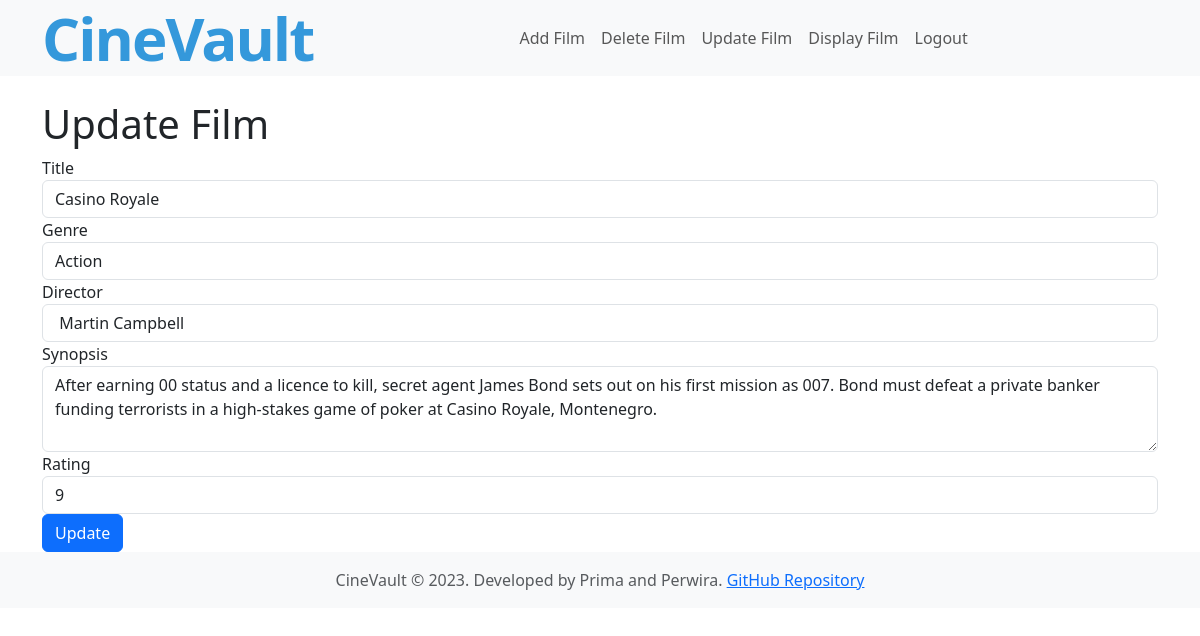
/php/filmupdate.php?id=2 (signed in), run on the app's committed database.
### tables this page shows
CREATE TABLE `films` (
  `id` int(6) UNSIGNED NOT NULL,
  `poster` varchar(255) NOT NULL,
  `judul` varchar(100) NOT NULL,
  `genre` varchar(50) NOT NULL,
  `sutradara` varchar(100) NOT NULL,
  `sinopsis` text DEFAULT NULL,
  `rating` float DEFAULT NULL
);

### php/filmupdate.php (the view, shortened to what this page needs)
<?php
include 'connect.php';
if(isset($_GET['id'])) {
    $id = $_GET['id'];
    $query = "SELECT * FROM films WHERE id = $id";
    $result = mysqli_query($conn, $query);
    if(mysqli_num_rows($result) == 1) {
        $row = mysqli_fetch_assoc($result);
    ?>
    <!DOCTYPE html>
    <html lang="en">
    <head>
        <link href="https://cdn.jsdelivr.net/npm/bootstrap@5.3.2/dist/css/bootstrap.min.css" rel="stylesheet">
    <script src="https://cdn.jsdelivr.net/npm/bootstrap@5.3.2/dist/js/bootstrap.bundle.min.js"></script>    </head>
    <body>
        <?php include '../template/navbar.php'; ?>
        <div class="container mt-4">
            <h1>Update Film</h1>
            <form method="post">
                <div class="form-group">
                    <label for="title">Title</label>
                    <input type="text" class="form-control" id="title" name="title" value="<?php echo $row['judul']; ?>" required>
                </div>
                <div class="form-group">
                    <label for="genre">Genre</label>
                    <input type="text" class="form-control" id="genre" name="genre" value="<?php echo $row['genre']; ?>" required>
                </div>
                <div class="form-group">
                    <label for="director">Director</label>
                    <input type="text" class="form-control" id="director" name="director" value="<?php echo $row['sutradara']; ?>" required>
                </div>
                <div class="form-group">
                    <label for="synopsis">Synopsis</label>
                    <textarea class="form-control" id="synopsis" name="synopsis" rows="3"><?php echo $row['sinopsis']; ?></textarea>
                </div>
                <div class="form-group">
                    <label for="rating">Rating</label>
                    <input type="number" class="form-control" id="rating" name="rating" min="0" max="10" step="0.1" value="<?php echo $row['rating']; ?>" required>
                </div>
                <button type="submit" class="btn btn-primary">Update</button>
            </form>
        </div>
        <?php include '../template/footer.php'; ?>
    </body>
    </html>
    <?php
    } else {
        echo "Film not found";
    }
} else {
    echo "Invalid request";
}
?>

### css/navbar.css (style rules this page uses)
* { padding: 0%; margin: 0%; }

### data on the page
films: title "Casino Royale", genre "Action", director "Martin Campbell", synopsis "After earning 00 status and a licence to kill, secret agent James Bond sets out on his first mission as 007. Bond must defeat a private banker funding terrorists in a high-stakes game of poker at Casino Royale, Montenegro.", rating "9"
